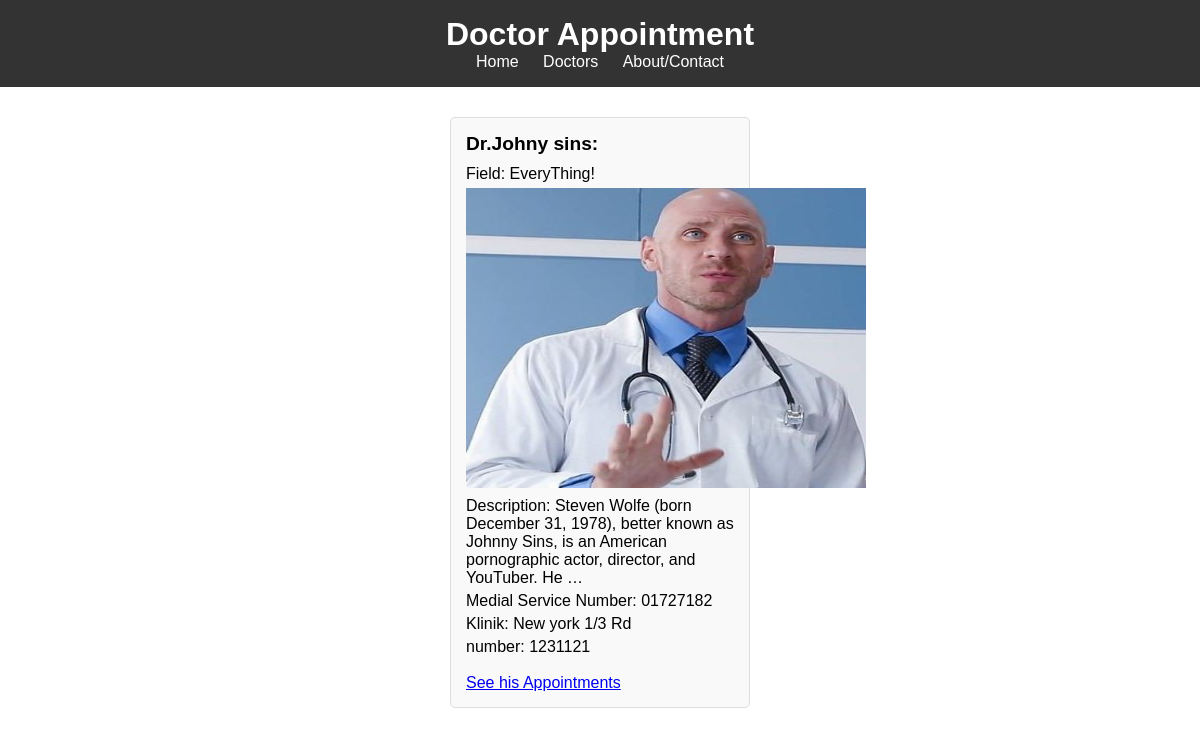
The page /services/doctor_detail/1 on the database its author committed.
### service_app/models.py (models this page shows, shortened)
class Doctor(models.Model):
    doctor_name = models.CharField(max_length=50)
    profile_pic = models.ImageField(upload_to='doctors_picture/')
    expertise = models.ForeignKey(Proficiency, on_delete=models.CASCADE, related_name='expertise')
    city = models.CharField(max_length=50)
    msn = models.IntegerField(unique=True)  # Medial services number
    description = models.TextField()
    phone_number = models.CharField(max_length=11, unique=True)

class Proficiency(models.Model):
    title = models.CharField(max_length=50)
    def __str__(self):
        return self.title

class Klinik(models.Model):
    doctor = models.ForeignKey(Doctor, on_delete=models.CASCADE, related_name='klinik')
    address = models.TextField()
    phone_number = models.CharField(max_length=11, unique=True)

### service_app/views.py (the view)
# urls.py: path("doctor_detail/<int:pk>", views.doctor_page, name="doctor_detail"),
def doctor_page(request, pk):
    doctor = Doctor.objects.get(id=pk)
    return render(request, 'service_app/doctor_page.html', context={"doctor": doctor})

### service_app/templates/service_app/doctor_page.html
{% extends "base.html" %}
{% block content %}
    <body>
    <div class="appointments-container">
        <div class="appointment-card">
            <h2>Dr.{{ doctor.doctor_name }}: </h2>
            <p>Field: {{ doctor.expertise }}</p>
            <img src="{{ doctor.profile_pic.url }}" alt="" height="300" width="400">
            <p>Description: {{ doctor.description|truncatewords:20 }}</p>
            <p>Medial Service Number: {{ doctor.phone_number }}</p>
            {% for klinik in doctor.klinik.all %}
                <p>Klinik: {{ klinik.address }}</p> number: {{ klinik.phone_number }}
            {% endfor %}
            <br><br>
            <a href="{% url "service_app:appointments" doctor.id %}">See his Appointments</a>
        </div>
    </div>
    </body>
{% endblock %}

### templates/base.html (shortened to what this page needs)
{% load static %}
<!DOCTYPE html>
<html lang="en">
<head>
    <link rel="stylesheet" href="{% static "css/style.css" %}">
</head>
<body>
<header>
    <h1>Doctor Appointment</h1>
    <nav>
        <a href="{% url "home_app:main" %}">Home</a>
        <a href="{% url "service_app:doctors_list" %}">Doctors</a>
        <a href="{% url "home_app:about-contact" %}">About/Contact</a>
    </nav>
</header>
{% block content %}
{% endblock %}
</body>
</html>

### assets/css/style.css (style rules this page uses)
* { margin: 0; padding: 0; box-sizing: border-box; }
body { font-family: Arial, sans-serif; }
header { background: #333; color: #fff; padding: 1rem; text-align: center; }
nav a { color: #fff; text-decoration: none; margin: 0 10px; }
* { box-sizing: border-box; }
body { font-family: Arial, sans-serif; margin: 0; padding: 0; }
.appointments-container { display: flex; justify-content: space-around; flex-wrap: wrap; padding: 20px; }
.appointment-card { background: #f9f9f9; border: 1px solid #ddd; border-radius: 5px; padding: 15px; margin: 10px; width: 300px; }
.appointment-card h2 { font-size: 1.2em; margin-bottom: 10px; }
.appointment-card p { font-size: 1em; margin: 5px 0; }

### rows shown on the page
Doctor: doctor_name "Johny sins", expertise "EveryThing!", profile_pic (picture), description "Steven Wolfe (born December 31, 1978), better known as Johnny Sins, is an American pornographic actor, director, and YouTuber. He …", phone_number "01727182"
Klinik: address "New york 1/3 Rd", phone_number "1231121"
